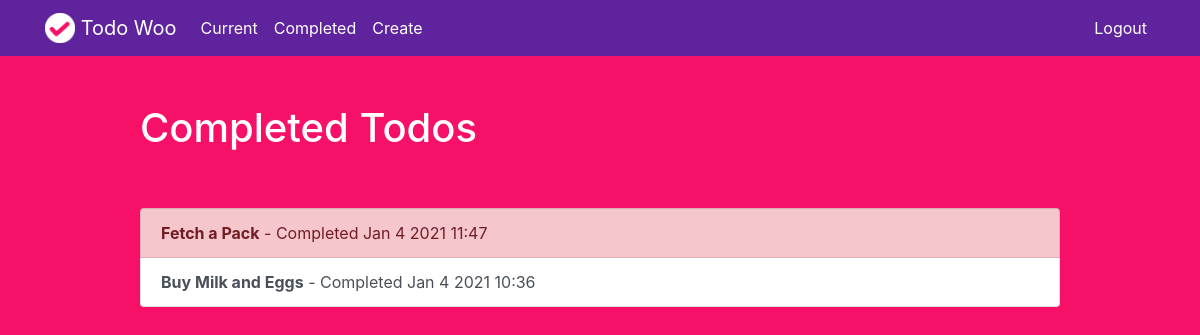
Page /completed/ (signed in) on the earlier database version.
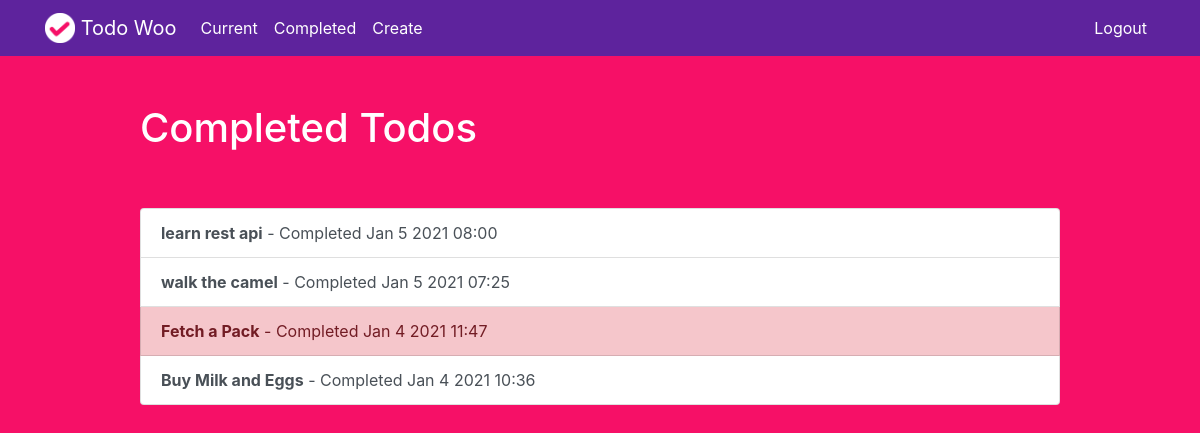
Same page on the later database version.
### todo/models.py (models this page shows, shortened)
class Todo(models.Model):
    title =         models.CharField(max_length=100)
    memo =          models.TextField(blank=True)
    created =       models.DateTimeField(auto_now_add=True)
    datecomplete =  models.DateTimeField(null=True, blank=True)
    important =     models.BooleanField(default=False)
    user =          models.ForeignKey(User, on_delete=models.CASCADE)

### todo/views.py (the view)
# urls.py: path('completed/', views.completedtodo, name='completedtodo'),
@login_required
def completedtodo(request):
    todos = Todo.objects.filter(user=request.user, datecomplete__isnull=False).order_by('-datecomplete')
    return render(request, 'todo/completedtodo.html', {'todos': todos})

### todo/templates/todo/completedtodo.html
{% extends "todo/base.html" %}
{% block content %}
    <div class="row justify-content-center mt-5">
        <div class="col-md-10">
            <h1>Completed Todos</h1>
        </div>
    </div>
    <div class="row justify-content-center mt-5">
        <div class="col-md-10">
            <div class="list-group">
                {% for todo in todos %}
                    <a href="{% url 'viewtodo' todo.id %}" class="list-group-item list-group-item-action{% if todo.important %} list-group-item-danger{% endif %}"><b>{{ todo.title }}</b> - Completed {{ todo.datecomplete|date:'M j Y H:i' }}</a>
                {% endfor %}
            </div>
        </div>
    </div>
{% endblock %}

Differences in the rows shown:
added Todo: title "learn rest api", datecomplete "Jan 5 2021 08:00"
now on this page (row edited): Todo: title "walk the camel", datecomplete "Jan 5 2021 07:25"
